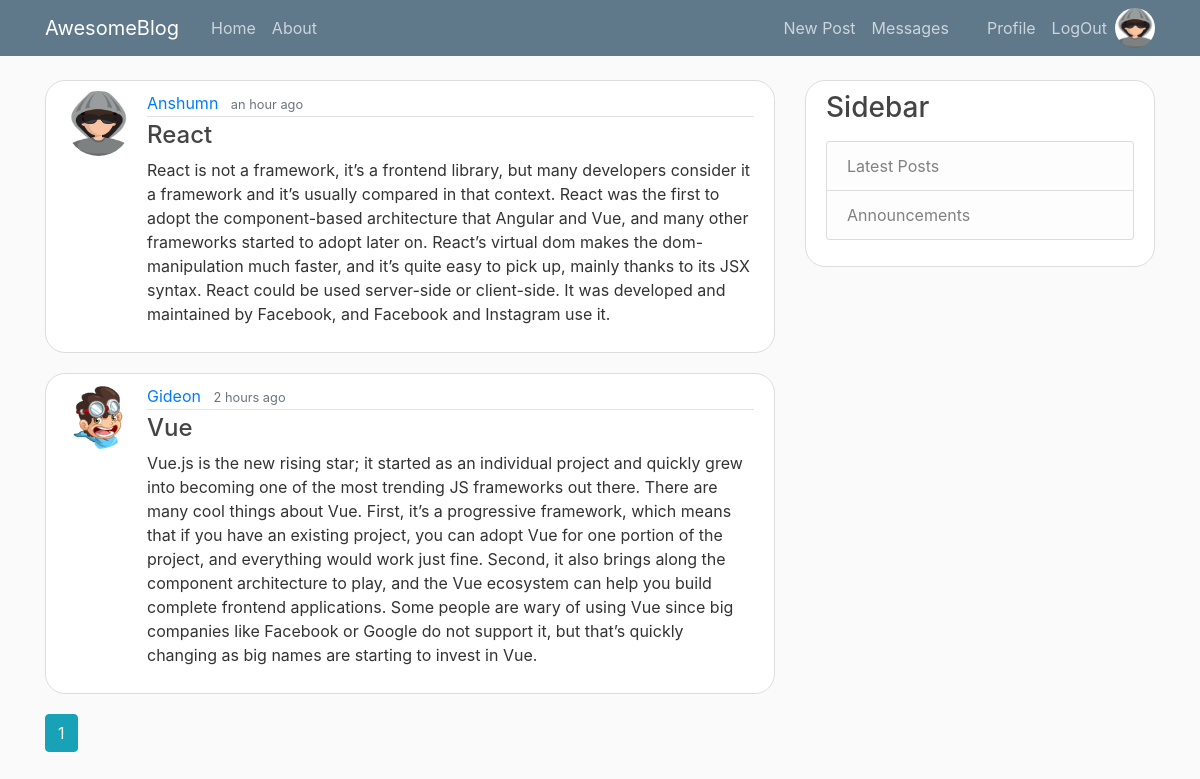
Screenshot of /home (signed in) with the database file from the repository.
### blog/models.py (models this page shows, shortened)
class User(db.Model, UserMixin):
    id = db.Column(db.Integer, primary_key=True)
    username = db.Column(db.String(20), unique=True, nullable=False)
    email = db.Column(db.String(120), unique=True, nullable=False)
    profile_pic = db.Column(db.String(60), nullable=False, default="default.png")
    password = db.Column(db.String(60), nullable=False)
    about_me = db.Column(db.String(140))
    last_seen = db.Column(db.DateTime, default=datetime.utcnow)
    posts = db.relationship("Post", backref="author", lazy=True)
    followed = db.relationship(
        'User', secondary=followers,
        primaryjoin=(followers.c.follower_id == id),
        secondaryjoin=(followers.c.followed_id == id),
        backref=db.backref('followers', lazy='dynamic'), lazy='dynamic')
    messages_sent = db.relationship('Message',
                                    foreign_keys='Message.sender_id',
                                    backref='author', lazy='dynamic')
    messages_received = db.relationship('Message',
                                        foreign_keys='Message.recipient_id',
                                        backref='recipient', lazy='dynamic')
    last_message_read_time = db.Column(db.DateTime)
    notifications = db.relationship('Notification', backref='user',
                                    lazy='dynamic')
    def new_messages(self):
        last_read_time = self.last_message_read_time or datetime(1900, 1, 1)
        return Message.query.filter_by(recipient=self).filter(
            Message.timestamp > last_read_time).count()

class Post(db.Model):
    id = db.Column(db.Integer, primary_key=True)
    title = db.Column(db.String(164), nullable=False)
    body = db.Column(db.Text, nullable=False)
    posted_on = db.Column(db.DateTime, nullable=False, default=datetime.utcnow)
    user_id = db.Column(db.Integer, db.ForeignKey("user.id"), nullable=False)

### blog/routes.py (the view)
@app.route("/")
@app.route("/home")
def home():
    page = request.args.get("page", 1, type=int)
    posts = Post.query.order_by(Post.posted_on.desc()).paginate(page=page, per_page=5)
    return render_template("home.html", posts=posts)

### blog/models.py (called while the page is built)
@login_manager.user_loader
def load_user(user_id):
    return User.query.get(int(user_id))

### blog/routes.py (called while the page is built)
@app.before_request
def before_request():
    if current_user.is_authenticated:
        current_user.last_seen = datetime.utcnow()
        db.session.commit()

### blog/templates/home.html
{% extends "layout.html" %}
{% block content %}
    {% for post in posts.items %}
        <article class="media content-section">
            <img class="rounded-circle article-img" src="{{ url_for('static', filename='profile-pics/' + post.author.profile_pic) }}">
            <div class="media-body">
                <div class="article-metadata">
                    <a class="mr-2" href="{{ url_for('get_user', username=post.author.username) }}">{{ post.author.username }}</a>
                    <small class="text-muted">{{ moment(post.posted_on).fromNow() }}</small>
                </div>
                <h4><a class="article-title" href="{{ url_for('post', post_id=post.id) }}">{{ post.title }}</a></h4>
                <p class="article-content">{{ post.body }}</p>
            </div>
        </article>
    {% endfor %}
    {% for page_num in posts.iter_pages(left_edge=1, right_edge=1, left_current=1, right_current=2) %}
        {% if page_num %}
            {% if posts.page == page_num %}
                <a class="btn btn-info mb-4" href="{{ url_for('home', page=page_num) }}">{{ page_num }}</a>
            {% else %}
                <a class="btn btn-outline-info mb-4" href="{{ url_for('home', page=page_num) }}">{{ page_num }}</a>
            {% endif %}
        {% else %}
            ...
        {% endif %}
    {% endfor %}
{% endblock content %}

### blog/templates/layout.html (shortened to what this page needs)
<!DOCTYPE html>
<html>
    <head>
        <link rel="stylesheet" href="https://maxcdn.bootstrapcdn.com/bootstrap/4.0.0/css/bootstrap.min.css">
        <link rel="stylesheet" type="text/css" href="{{ url_for('static', filename='main.css') }}">
    </head>
    <body>
        <header class="site-header">
            <nav class="navbar navbar-expand-md navbar-dark bg-steel fixed-top">
                <div class="container">
                    <a class="navbar-brand mr-4" href="/">AwesomeBlog</a>
                    <div class="collapse navbar-collapse" id="navbarToggle">
                        <div class="navbar-nav mr-auto">
                            <a class="nav-item nav-link" href="{{ url_for('home') }}">Home</a>
                            <a class="nav-item nav-link" href="{{ url_for('about') }}">About</a>
                        </div>
                        <div class="navbar-nav">
                            {% if current_user.is_authenticated %}
                                <a class="nav-item nav-link" href="{{ url_for('new_post') }}">New Post</a>
                                <a class="nav-item nav-link" href="{{ url_for('messages') }}">
                                    Messages
                                    {% set new_messages = current_user.new_messages() %}
                                </a>
                                <a class="nav-item nav-link" href="{{ url_for('account') }}">Profile</a>
                                <a class="nav-item nav-link" href="{{ url_for('logout') }}">LogOut</a>
                                {% if current_user.profile_pic %}
                                    <img class="rounded-circle logo-img" src="{{ url_for('static', filename='profile-pics/' + current_user.profile_pic) }}">
                                {% endif %}
                            {% else %}
                                <a class="nav-item nav-link" href="{{ url_for('login') }}">Login</a>
                                <a class="nav-item nav-link" href="{{ url_for('register') }}">Register</a>
                            {% endif %}
                        </div>
                    </div>
                </div>
            </nav>
        </header>
        <main role="main" class="container">
            <div class="row">
                <div class="col-md-8">
                     {% block content %}{% endblock %}
                </div>
                <div class="col-md-4">
                    <div class="content-section">
                        <h3>Sidebar</h3>
                        <p class='text-muted'>
                            <ul class="list-group">
                                <li class="list-group-item list-group-item-light">Latest Posts</li>
                                <li class="list-group-item list-group-item-light">Announcements</li>
                            </ul>
                        </p>
                    </div>
                </div>
            </div>
        </main>
    </body>
</html>

### blog/static/main.css (style rules this page uses)
body { background: #fafafa; color: #333333; margin-top: 5rem; }
h1, h2, h3, h4, h5, h6 { color: #444444; }
.bg-steel { background-color: #5f788a; }
.site-header .navbar-nav .nav-link { color: #cbd5db; }
.content-section { background: #ffffff; padding: 10px 20px; border: 1px solid #dddddd; border-radius: 20px; margin-bottom: 20px; }
.article-title { color: #444444; }
.article-content { white-space: pre-line; }
.article-img { height: 65px; width: 65px; margin-right: 16px; }
.article-metadata { padding-bottom: 1px; margin-bottom: 4px; border-bottom: 1px solid #e3e3e3 }
.logo-img { height: 40px; width: 40px; }

### rows the page displays
User: profile_pic (picture)
Post: profile_pic (picture), author.username "Anshumn", posted_on "an hour ago", title "React", body "React is not a framework, it’s a frontend library, but many developers consider it a framework and it’s usually compared in that context. React was the first to adopt the component-based architecture that Angular and Vue, and many other frameworks started to adopt later on. React’s virtual dom makes the dom-manipulation much faster, and it’s quite easy to pick up, mainly thanks to its JSX syntax. React could be used server-side or client-side. It was developed and maintained by Facebook, and Facebook and Instagram use it."
Post: profile_pic (picture), author.username "Gideon", posted_on "2 hours ago", title "Vue", body "Vue.js is the new rising star; it started as an individual project and quickly grew into becoming one of the most trending JS frameworks out there. There are many cool things about Vue. First, it’s a progressive framework, which means that if you have an existing project, you can adopt Vue for one portion of the project, and everything would work just fine. Second, it also brings along the component architecture to play, and the Vue ecosystem can help you build complete frontend applications. Some people are wary of using Vue since big companies like Facebook or Google do not support it, but that’s quickly changing as big names are starting to invest in Vue."

### other values shown
{{ page_num }} "1"
